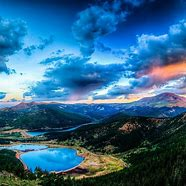
#> input picture Lab1_24006981/img/img3.jpeg, 186 x 186 px
$ jupyter execute --allow-errors Laboratorio1.ipynb
#> lines starting #> are read from the running program, lines starting #| are printed output that depends on the picture
# Problema 1

[cell 1]
import cv2
import numpy as np

def modificar_imagen(ruta_imagen, color):
    # Leer la imagen
#> called with ruta_imagen = 'img/img3.jpeg', color = 30
    imagen = cv2.imread(ruta_imagen)
#> imagen is the input picture: shape (186, 186, 3); mean B, G, R 136.6, 102.5, 50

    # Dividir la imagen en canales Azul, Verde y Rojo
    B, G, R = cv2.split(imagen)

    # Crear canales en blanco
    blanco = np.zeros_like(B)

    if color == 1:
        # Solo el canal Azul activo
        imagen_modificada = cv2.merge([B, blanco, blanco])
    elif color == 2:
        # Solo el canal Verde activo
        imagen_modificada = cv2.merge([blanco, G, blanco])
    elif color == 3:
        # Solo el canal Rojo activo
        imagen_modificada = cv2.merge([blanco, blanco, R])
    elif color == 10:
        # Canales Rojo y Verde activos
        imagen_modificada = cv2.merge([blanco, G, R])
    elif color == 20:
        # Canales Verde y Azul activos
        imagen_modificada = cv2.merge([B, G, blanco])
    elif color == 30:
        # Canales Azul y Rojo activos
        imagen_modificada = cv2.merge([B, blanco, R])
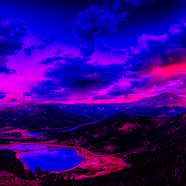
#> imagen_modificada: shape (186, 186, 3); mean of channels 0, 1, 2 136.6, 0, 50; drawn as B, G, R
    else:
        # Si el parámetro color no es reconocido, devolver la imagen original
        imagen_modificada = imagen

    return imagen_modificada

# Ejemplo de uso
imagen_modificada = modificar_imagen('img/img3.jpeg', 30)
cv2.imwrite('imagen_modificada_img30.jpg', imagen_modificada)
#> Out = True

# Problema 2

[cell 2]
def reconstruir_imagen_color(carpeta, output_path):
    # Construir las rutas de los archivos
    azul_path = f'{carpeta}/{carpeta}_salida_gray_azul.jpg'
    rojo_path = f'{carpeta}/{carpeta}_salida_gray_rojo.jpg'
    verde_path = f'{carpeta}/{carpeta}_salida_gray_verde.jpg'

    # Leer las imágenes en escala de grises
    azul = cv2.imread(azul_path, cv2.IMREAD_GRAYSCALE)
    rojo = cv2.imread(rojo_path, cv2.IMREAD_GRAYSCALE)
    verde = cv2.imread(verde_path, cv2.IMREAD_GRAYSCALE)

    # Verificar que las imágenes tienen el mismo tamaño
    if azul.shape != rojo.shape or azul.shape != verde.shape:
        raise ValueError("Las imágenes no tienen el mismo tamaño.")

    # Combinar las imágenes en una imagen a color
    imagen_color = cv2.merge([azul, verde, rojo])

    # Guardar la imagen resultante
    cv2.imwrite(output_path, imagen_color)

# Ejemplo de uso
#> (the rest of this cell did not finish here and is left out)

# Problema 3

[cell 3]
import os

def crear_escala_grises_3d(ruta_imagen, carpeta_salida):
    # Crear la carpeta de salida si no existe
#> called with ruta_imagen = 'img/img2.jpeg', carpeta_salida = 'img2'
    if not os.path.exists(carpeta_salida):
        os.makedirs(carpeta_salida)

    # Leer la imagen a color
    imagen = cv2.imread(ruta_imagen)
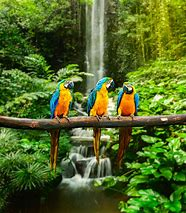
#> input picture Lab1_24006981/img/img2.jpeg, 186 x 213 px
#> imagen is the input picture: shape (213, 186, 3); mean B, G, R 39.6, 103.3, 81.5

    # Dividir la imagen en canales Azul, Verde y Rojo
    B, G, R = cv2.split(imagen)
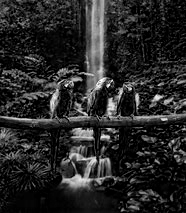
#> B: shape (213, 186); min 0, max 255, mean 39.6
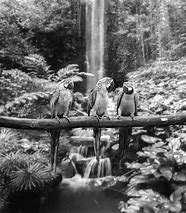
#> G: shape (213, 186); min 0, max 255, mean 103.3
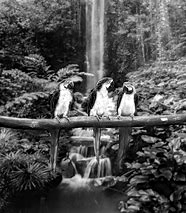
#> R: shape (213, 186); min 0, max 255, mean 81.5

    # Guardar cada canal como una imagen en escala de grises
    cv2.imwrite(os.path.join(carpeta_salida, 'salida_gray_azul.jpg'), B)
    cv2.imwrite(os.path.join(carpeta_salida, 'salida_gray_verde.jpg'), G)
    cv2.imwrite(os.path.join(carpeta_salida, 'salida_gray_rojo.jpg'), R)

# Ejemplo de uso
crear_escala_grises_3d('img/img2.jpeg', 'img2')

# Problema 4

[cell 4]
import matplotlib.pyplot as plt

def mostrar_histogramas(ruta_imagen):
    # Leer la imagen
#> called with ruta_imagen = 'img/img3.jpeg'
    imagen = cv2.imread(ruta_imagen)

    # Dividir la imagen en canales Azul, Verde y Rojo
    B, G, R = cv2.split(imagen)

    # Crear una imagen en escala de grises usando el promedio aritmético
    gris = (B.astype(np.float32) + G.astype(np.float32) + R.astype(np.float32)) / 3
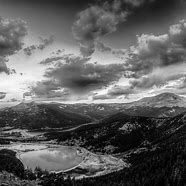
#> gris: shape (186, 186) float32; min 0, max 254, mean 96.4
    gris = gris.astype(np.uint8)

    # Calcular los histogramas
    hist_B = cv2.calcHist([B], [0], None, [256], [0, 256])
#> hist_B = 256 values, max 1137 at index 255, min 55 at index 48, mean 135.1
    hist_G = cv2.calcHist([G], [0], None, [256], [0, 256])
#> hist_G = 256 values, max 293 at index 23, min 16 at index 253, mean 135.1
    hist_R = cv2.calcHist([R], [0], None, [256], [0, 256])
#> hist_R = 256 values, max 6571 at index 0, min 14 at index 251, mean 135.1
    hist_gris = np.histogram(gris, bins=256, range=(0, 256))[0]
#> hist_gris = 256 values, max 292 at index 9, min 0 at index 253, mean 135.1

    # Calcular las medias
    media_B = np.mean(B)
#> media_B = 136.6
    media_G = np.mean(G)
#> media_G = 102.5
    media_R = np.mean(R)
#> media_R = 50.04
    media_gris = np.mean(gris)
#> media_gris = 96.06

    # Crear las gráficas de los histogramas
    fig, axs = plt.subplots(4, 1, figsize=(10, 15))

    # Histograma canal Azul
    axs[0].plot(hist_B, color='blue')
    axs[0].axvline(media_B, color='black', linestyle='dashed', linewidth=1)
    axs[0].set_title('Histograma - Canal Azul')

    # Histograma canal Verde
    axs[1].plot(hist_G, color='green')
    axs[1].axvline(media_G, color='black', linestyle='dashed', linewidth=1)
    axs[1].set_title('Histograma - Canal Verde')

    # Histograma canal Rojo
    axs[2].plot(hist_R, color='red')
    axs[2].axvline(media_R, color='black', linestyle='dashed', linewidth=1)
    axs[2].set_title('Histograma - Canal Rojo')

    # Histograma escala de grises
    axs[3].plot(hist_gris, color='gray')
    axs[3].axvline(media_gris, color='black', linestyle='dashed', linewidth=1)
    axs[3].set_title('Histograma - Escala de Grises')

    # Mostrar las gráficas
    plt.tight_layout()
    plt.show()
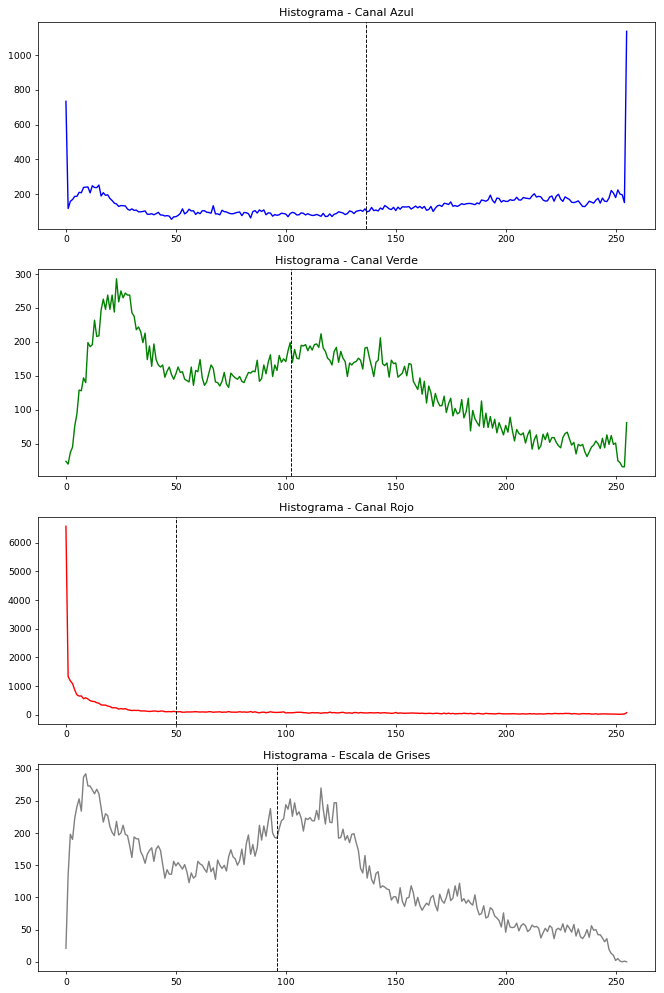
#> figure drawn by matplotlib, 4 panels; panel 1: curve peaks at x = 255, y = 1137; panel 2: curve peaks at x = 23, y = 293; panel 3: curve peaks at x = 0, y = 6571; panel 4: curve peaks at x = 9, y = 292

# Ejemplo de uso
mostrar_histogramas('img/img3.jpeg')

# Problema 5

El enfoque de escala de grises ponderado es una técnica que convierte una imagen a color en una imagen en escala de grises utilizando un conjunto de coeficientes de ponderación para cada uno de los canales de color (Rojo, Verde y Azul). La idea detrás de esta técnica es que los diferentes colores no contribuyen de manera igual a la percepción de la luminosidad en una imagen. En el enfoque ponderado, se utilizan coeficientes específicos para cada canal para reflejar mejor cómo el ojo humano percibe la luminosidad.

Una fórmula comúnmente utilizada para el enfoque ponderado es:

\[ \text{Gris} = 0.299 \times R + 0.587 \times G + 0.114 \times B \]

La fórmula de escala de grises ponderada es una técnica utilizada en la conversión de imágenes a color en imágenes en escala de grises que se basa en la percepción de la luminosidad por el ojo humano. En lugar de simplemente promediar los valores de los canales de color (rojo, verde y azul), esta técnica asigna diferentes pesos a cada canal para reflejar mejor cómo los humanos perciben la luminosidad.

### Explicación de la Fórmula

#### Percepción Humana de la Luminosidad

El ojo humano no percibe todos los colores con la misma intensidad. La sensibilidad del ojo a los colores varía, siendo más sensible al verde, seguido del rojo y finalmente al azul. Esto significa que el verde contribuye más a la percepción de brillo que los otros colores.

- **Rojo (R)**: Contribuye en un 29.9% a la percepción de la luminosidad.
- **Verde (G)**: Contribuye en un 58.7% a la percepción de la luminosidad.
- **Azul (B)**: Contribuye en un 11.4% a la percepción de la luminosidad.

Estos coeficientes no son arbitrarios; están basados en la CIE (Commission Internationale de l'Éclairage), que estudia cómo el ojo humano percibe la luz y el color.

### Desglose de la Fórmula

1. **Rojo (R)**: Se multiplica el valor del canal rojo por 0.299. Aunque el rojo es un color prominente, su contribución a la percepción de brillo es menor en comparación con el verde.

2. **Verde (G)**: Se multiplica el valor del canal verde por 0.587. El verde tiene el mayor peso porque el ojo humano es más sensible a este color.

3. **Azul (B)**: Se multiplica el valor del canal azul por 0.114. Aunque el azul es un componente esencial del color, su contribución a la percepción de brillo es la menor.

[cell 5]
def convertir_a_gris_ponderado(imagen_path):
    # Carga la imagen
#> called with imagen_path = 'img/img4.jpeg'
    imagen = cv2.imread(imagen_path)
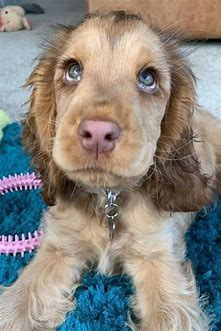
#> input picture Lab1_24006981/img/img4.jpeg, 221 x 331 px
#> imagen is the input picture: shape (331, 221, 3); mean B, G, R 126.6, 133.8, 137.9

    # Verifica que la imagen se haya cargado correctamente
    if imagen is None:
        raise ValueError("La imagen no se pudo cargar. Verifique la ruta de la imagen.")

    # Obtén los canales de color (BGR)
    b, g, r = cv2.split(imagen)
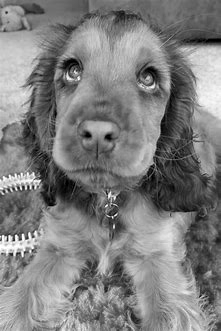
#> b: shape (331, 221); min 0, max 255, mean 126.6

    # Aplica la fórmula de escala de grises ponderada
    gris_ponderado = 0.299 * r + 0.587 * g + 0.114 * b
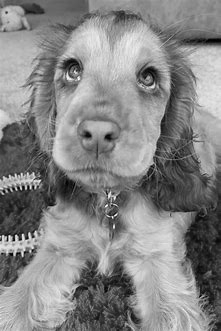
#> gris_ponderado: shape (331, 221) float64; min 0.299, max 254.5, mean 134.2

    # Asegura que los valores estén en el rango [0, 255] y convierte a uint8
    gris_ponderado = np.clip(gris_ponderado, 0, 255).astype(np.uint8)

    # Combina el canal de gris ponderado para obtener una imagen en escala de grises
    imagen_gris = cv2.merge([gris_ponderado, gris_ponderado, gris_ponderado])

    return imagen_gris

# Prueba la función y muestra la imagen resultante
imagen_path = 'img/img4.jpeg'
imagen_resultante = convertir_a_gris_ponderado(imagen_path)
output_path = 'img4_gris_ponderada.jpeg'
cv2.imwrite(output_path, imagen_resultante)

# Mostrar la imagen resultante
imagen_mostrada = cv2.cvtColor(imagen_resultante, cv2.COLOR_BGR2RGB)
plt.imshow(imagen_mostrada)
plt.axis('off')
plt.show()

output_path
